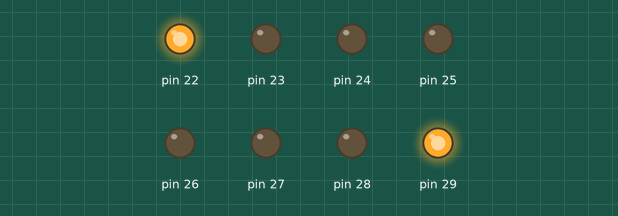
This sketch was run on a simulated Arduino Mega 2560, built with avr-gcc and run on an emulated ATmega2560. On the bench: output pins drawn as LEDs (lit = HIGH).

Above: at 0.1 s.
At 0.6 s:
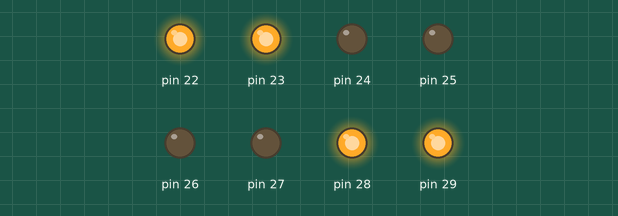
At 1.1 s:
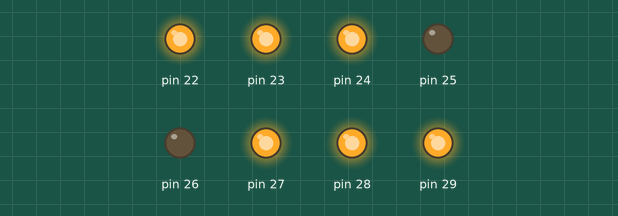
At 1.6 s:
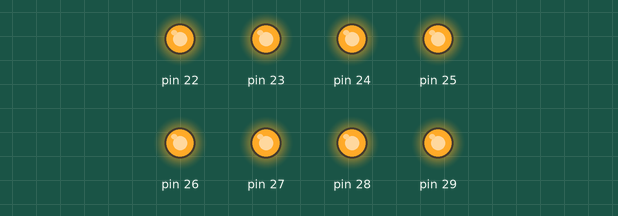
Timing chart, 0 to 3.1 s (numbered marks = the images above):
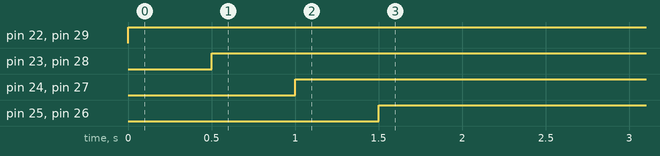

Measured:
- by itself, pin 22, pin 29: LOW → HIGH at 0.00 s
- by itself, pin 23, pin 28: LOW → HIGH at 0.50 s
- by itself, pin 24, pin 27: LOW → HIGH at 1.0 s
- by itself, pin 25, pin 26: LOW → HIGH at 1.5 s

The sketch:

Q6.ino
```cpp
unsigned val = 0b10000001;
void setup()
{
  DDRA = 0xFF;
}

void loop()
{
  PORTA |= val;
  val = (val << 1) | (val >> 1);
  delay(500);
}
```
